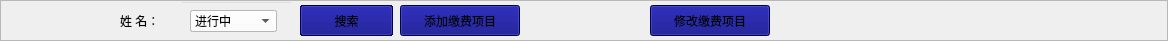
  <widget class="QFrame" name="frame_3">
   <property name="geometry">
    <rect>
     <x>233</x>
     <y>98</y>
     <width>1168</width>
     <height>41</height>
    </rect>
   </property>
   <property name="styleSheet">
    <string notr="true"/>
   </property>
   <property name="frameShape">
    <enum>QFrame::StyledPanel</enum>
   </property>
   <property name="frameShadow">
    <enum>QFrame::Raised</enum>
   </property>
   <widget class="QPushButton" name="pushButton">
    <property name="geometry">
     <rect>
      <x>300</x>
      <y>5</y>
      <width>93</width>
      <height>31</height>
     </rect>
    </property>
    <property name="styleSheet">
     <string notr="true">border-color: rgb(255, 255, 255);
background-color: rgb(0, 0, 127);</string>
    </property>
    <property name="text">
     <string>搜索</string>
    </property>
   </widget>
   <widget class="QLineEdit" name="lineEdit">
    <property name="geometry">
     <rect>
      <x>180</x>
      <y>1</y>
      <width>113</width>
      <height>35</height>
     </rect>
    </property>
    <property name="styleSheet">
     <string notr="true">background:transparent;
color: rgb(255, 255, 255);</string>
    </property>
   </widget>
   <widget class="QLabel" name="label_2">
    <property name="geometry">
     <rect>
      <x>120</x>
      <y>5</y>
      <width>51</width>
      <height>32</height>
     </rect>
    </property>
    <property name="styleSheet">
     <string notr="true">background:transparent;</string>
    </property>
    <property name="text">
     <string>姓 名：</string>
    </property>
   </widget>
   <widget class="QPushButton" name="pushButton_9">
    <property name="geometry">
     <rect>
      <x>300</x>
      <y>5</y>
      <width>93</width>
      <height>31</height>
     </rect>
    </property>
    <property name="styleSheet">
     <string notr="true">border-color: rgb(255, 255, 255);
background-color: rgb(0, 0, 127);</string>
    </property>
    <property name="text">
     <string>好房</string>
    </property>
   </widget>
   <widget class="QPushButton" name="pushButton_10">
    <property name="geometry">
     <rect>
      <x>300</x>
      <y>5</y>
      <width>93</width>
      <height>31</height>
     </rect>
    </property>
    <property name="styleSheet">
     <string notr="true">border-color: rgb(255, 255, 255);
background-color: rgb(0, 0, 127);</string>
    </property>
    <property name="text">
     <string>搜索</string>
    </property>
   </widget>
   <widget class="QPushButton" name="pushButton_11">
    <property name="geometry">
     <rect>
      <x>300</x>
      <y>5</y>
      <width>93</width>
      <height>31</height>
     </rect>
    </property>
    <property name="styleSheet">
     <string notr="true">border-color: rgb(255, 255, 255);
background-color: rgb(0, 0, 127);</string>
    </property>
    <property name="text">
     <string>搜索</string>
    </property>
   </widget>
   <widget class="QPushButton" name="pushButton_12">
    <property name="geometry">
     <rect>
      <x>300</x>
      <y>5</y>
      <width>93</width>
      <height>31</height>
     </rect>
    </property>
    <property name="styleSheet">
     <string notr="true">border-color: rgb(255, 255, 255);
background-color: rgb(0, 0, 127);</string>
    </property>
    <property name="text">
     <string>搜索</string>
    </property>
   </widget>
   <widget class="QPushButton" name="pushButton_13">
    <property name="geometry">
     <rect>
      <x>300</x>
      <y>5</y>
      <width>93</width>
      <height>31</height>
     </rect>
    </property>
    <property name="styleSheet">
     <string notr="true">border-color: rgb(255, 255, 255);
background-color: rgb(0, 0, 127);</string>
    </property>
    <property name="text">
     <string>搜索</string>
    </property>
   </widget>
   <widget class="QComboBox" name="comboBox">
    <property name="geometry">
     <rect>
      <x>190</x>
      <y>10</y>
      <width>87</width>
      <height>22</height>
     </rect>
    </property>
    <property name="styleSheet">
     <string notr="true">background-color: rgb(255, 255, 255);</string>
    </property>
    <item>
     <property name="text">
      <string>待批假</string>
     </property>
    </item>
    <item>
     <property name="text">
      <string>已准假</string>
     </property>
    </item>
    <item>
     <property name="text">
      <string>已销假</string>
     </property>
    </item>
   </widget>
   <widget class="QComboBox" name="comboBox_2">
    <property name="geometry">
     <rect>
      <x>190</x>
      <y>10</y>
      <width>87</width>
      <height>22</height>
     </rect>
    </property>
    <property name="styleSheet">
     <string notr="true">background-color: rgb(255, 255, 255);</string>
    </property>
    <item>
     <property name="text">
      <string>待出租</string>
     </property>
    </item>
    <item>
     <property name="text">
      <string>已入住</string>
     </property>
    </item>
   </widget>
   <widget class="QComboBox" name="comboBox_3">
    <property name="geometry">
     <rect>
      <x>190</x>
      <y>10</y>
      <width>87</width>
      <height>22</height>
     </rect>
    </property>
    <property name="styleSheet">
     <string notr="true">background-color: rgb(255, 255, 255);</string>
    </property>
    <item>
     <property name="text">
      <string>空车位</string>
     </property>
    </item>
    <item>
     <property name="text">
      <string>已出租</string>
     </property>
    </item>
    <item>
     <property name="text">
      <string>已出售</string>
     </property>
    </item>
   </widget>
   <widget class="QComboBox" name="comboBox_4">
    <property name="geometry">
     <rect>
      <x>190</x>
      <y>10</y>
      <width>87</width>
      <height>22</height>
     </rect>
    </property>
    <property name="styleSheet">
     <string notr="true">background-color: rgb(255, 255, 255);</string>
    </property>
    <item>
     <property name="text">
      <string>进行中</string>
     </property>
    </item>
    <item>
     <property name="text">
      <string>已完成</string>
     </property>
    </item>
   </widget>
   <widget class="QPushButton" name="pushButton_24">
    <property name="geometry">
     <rect>
      <x>400</x>
      <y>5</y>
      <width>120</width>
      <height>31</height>
     </rect>
    </property>
    <property name="styleSheet">
     <string notr="true">border-color: rgb(255, 255, 255);
background-color: rgb(0, 0, 127);</string>
    </property>
    <property name="text">
     <string>添加缴费项目</string>
    </property>
   </widget>
   <widget class="QPushButton" name="pushButton_25">
    <property name="geometry">
     <rect>
      <x>650</x>
      <y>5</y>
      <width>120</width>
      <height>31</height>
     </rect>
    </property>
    <property name="styleSheet">
     <string notr="true">border-color: rgb(255, 255, 255);
background-color: rgb(0, 0, 127);</string>
    </property>
    <property name="text">
     <string>修改缴费项目</string>
    </property>
   </widget>
  </widget>
